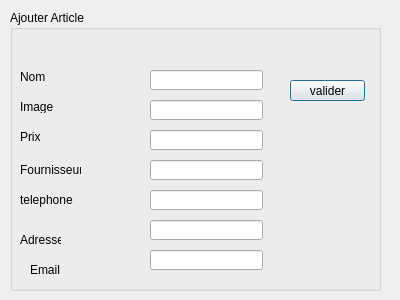
<?xml version="1.0" encoding="UTF-8"?>
<ui version="4.0">
 <class>ajoutarticle</class>
 <widget class="QDialog" name="ajoutarticle">
  <property name="geometry">
   <rect>
    <x>0</x>
    <y>0</y>
    <width>400</width>
    <height>300</height>
   </rect>
  </property>
  <property name="windowTitle">
   <string>Dialog</string>
  </property>
  <widget class="QGroupBox" name="groupBox">
   <property name="enabled">
    <bool>true</bool>
   </property>
   <property name="geometry">
    <rect>
     <x>10</x>
     <y>10</y>
     <width>371</width>
     <height>281</height>
    </rect>
   </property>
   <property name="title">
    <string>Ajouter Article</string>
   </property>
   <widget class="QLabel" name="nom">
    <property name="geometry">
     <rect>
      <x>10</x>
      <y>60</y>
      <width>47</width>
      <height>13</height>
     </rect>
    </property>
    <property name="text">
     <string>Nom</string>
    </property>
   </widget>
   <widget class="QLabel" name="label_2">
    <property name="geometry">
     <rect>
      <x>10</x>
      <y>90</y>
      <width>47</width>
      <height>13</height>
     </rect>
    </property>
    <property name="text">
     <string>Image</string>
    </property>
   </widget>
   <widget class="QLabel" name="prix">
    <property name="geometry">
     <rect>
      <x>10</x>
      <y>120</y>
      <width>47</width>
      <height>13</height>
     </rect>
    </property>
    <property name="text">
     <string>Prix</string>
    </property>
   </widget>
   <widget class="QLineEdit" name="txte_nom">
    <property name="geometry">
     <rect>
      <x>140</x>
      <y>60</y>
      <width>113</width>
      <height>20</height>
     </rect>
    </property>
   </widget>
   <widget class="QLineEdit" name="txte_prix">
    <property name="geometry">
     <rect>
      <x>140</x>
      <y>120</y>
      <width>113</width>
      <height>20</height>
     </rect>
    </property>
   </widget>
   <widget class="QLineEdit" name="txte_fournisseur">
    <property name="geometry">
     <rect>
      <x>140</x>
      <y>150</y>
      <width>113</width>
      <height>20</height>
     </rect>
    </property>
   </widget>
   <widget class="QLineEdit" name="txte_image">
    <property name="geometry">
     <rect>
      <x>140</x>
      <y>90</y>
      <width>113</width>
      <height>20</height>
     </rect>
    </property>
   </widget>
   <widget class="QLabel" name="label_4">
    <property name="geometry">
     <rect>
      <x>10</x>
      <y>220</y>
      <width>41</width>
      <height>20</height>
     </rect>
    </property>
    <property name="text">
     <string>Adresse</string>
    </property>
   </widget>
   <widget class="QLabel" name="fourn">
    <property name="geometry">
     <rect>
      <x>10</x>
      <y>150</y>
      <width>61</width>
      <height>20</height>
     </rect>
    </property>
    <property name="text">
     <string>Fournisseur</string>
    </property>
   </widget>
   <widget class="QLineEdit" name="txte_adresse">
    <property name="geometry">
     <rect>
      <x>140</x>
      <y>210</y>
      <width>113</width>
      <height>20</height>
     </rect>
    </property>
   </widget>
   <widget class="QLineEdit" name="txte_email">
    <property name="geometry">
     <rect>
      <x>140</x>
      <y>240</y>
      <width>113</width>
      <height>20</height>
     </rect>
    </property>
   </widget>
   <widget class="QLabel" name="label_10">
    <property name="geometry">
     <rect>
      <x>20</x>
      <y>250</y>
      <width>41</width>
      <height>20</height>
     </rect>
    </property>
    <property name="text">
     <string>Email</string>
    </property>
   </widget>
   <widget class="QLabel" name="tel">
    <property name="geometry">
     <rect>
      <x>10</x>
      <y>180</y>
      <width>61</width>
      <height>20</height>
     </rect>
    </property>
    <property name="text">
     <string>telephone</string>
    </property>
   </widget>
   <widget class="QLineEdit" name="txte_telephone">
    <property name="geometry">
     <rect>
      <x>140</x>
      <y>180</y>
      <width>113</width>
      <height>20</height>
     </rect>
    </property>
   </widget>
   <widget class="QPushButton" name="pushButton">
    <property name="geometry">
     <rect>
      <x>280</x>
      <y>70</y>
      <width>75</width>
      <height>21</height>
     </rect>
    </property>
    <property name="text">
     <string>valider</string>
    </property>
   </widget>
  </widget>
 </widget>
 <resources/>
 <connections/>
</ui>
